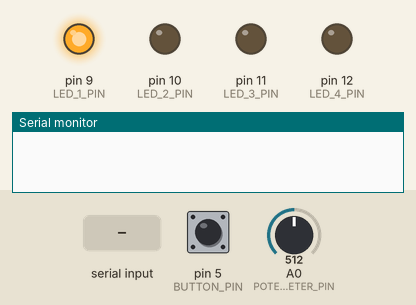
This sketch was run on a simulated Arduino Uno, built with avr-gcc and run on an emulated ATmega328P. Parts: output pins drawn as LEDs (lit = HIGH), the last lines printed to the serial monitor. Inputs (shaded band) come from the test bench; at power-on: A0 (POTENTIOMETER_PIN) = 512, pin 5 (BUTTON_PIN) LOW.

Above: at 1.2 s.
1.3 s: A0 (POTENTIOMETER_PIN) set to 523
At 2.8 s:
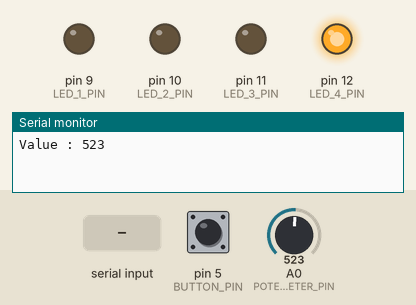
4.3 s: pin 5 (BUTTON_PIN) pulled HIGH for 0.15 s
At 5.4 s:
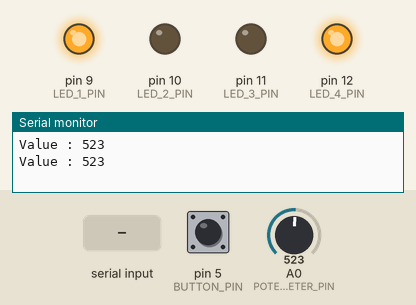
7.3 s: "90,45\n" received over Serial
At 9.1 s:
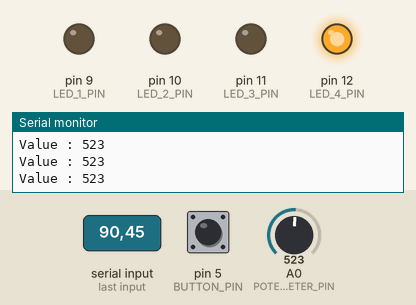
10.3 s: "30,150\n" received over Serial
At 10.7 s:
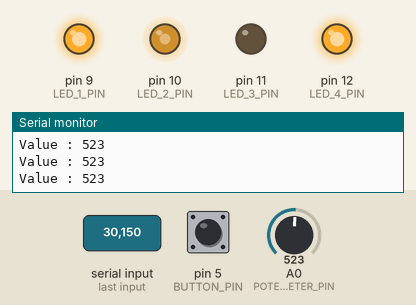
13.3 s: pin 5 (BUTTON_PIN) pulled HIGH for 1 s
At 14.1 s:
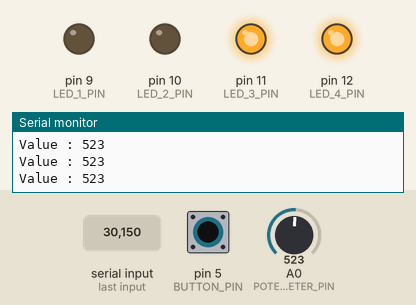
16.3 s: "5\n" received over Serial
At 17.1 s:
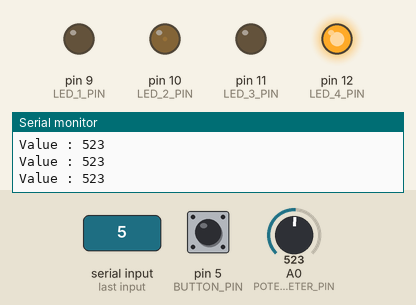
Timing chart, 0 to 20.3 s (numbered marks = the images above; inputs shaded):
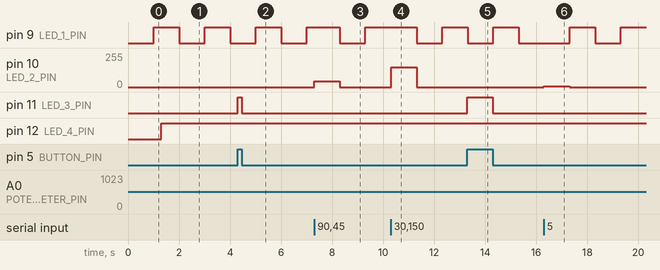

Measured:
- the behaviour switches between 512 and 513 on A0 (POTENTIOMETER_PIN) (found by bisection; images 0 and 1)
- after the input at 1.3 s, pin 12 (LED_4_PIN): LOW → HIGH at once
- after the input at 4.3 s, pin 11 (LED_3_PIN): LOW → HIGH at once, → LOW 0.15 s later
- after the input at 7.3 s, pin 10 (LED_2_PIN): 0/255 → 45/255 at once, → 0/255 1.0 s later
- after the input at 10.3 s, pin 10 (LED_2_PIN): 0/255 → 150/255 at once, → 0/255 1.0 s later
- after the input at 13.3 s, pin 11 (LED_3_PIN): LOW → HIGH at once, → LOW 1.0 s later
- after the input at 16.3 s, pin 10 (LED_2_PIN): 0/255 → 5/255 at once, → 0/255 1.0 s later

The sketch:

arduino_multitasking1.ino
```cpp
// Pines
const int LED_1_PIN = 9;
const int LED_2_PIN = 10;
const int LED_3_PIN = 11;
const int LED_4_PIN = 12;
const int POTENTIOMETER_PIN = A0;
const int BUTTON_PIN = 5;

// Tiempos
unsigned long previousTimeLed1 = 0;
const unsigned long timeIntervalLed1 = 1000;
int ledState1 = LOW;

unsigned long previousTimeSerialPrint = 0;
const unsigned long timeIntervalSerialPrint = 2000;

void setup() {
  Serial.begin(9600);

  pinMode(LED_1_PIN, OUTPUT);
  pinMode(LED_2_PIN, OUTPUT);
  pinMode(LED_3_PIN, OUTPUT);
  pinMode(LED_4_PIN, OUTPUT);
  pinMode(BUTTON_PIN, INPUT);
}

void loop() {
  unsigned long currentTime = millis();

  // LED 1 parpadea
  if (currentTime - previousTimeLed1 > timeIntervalLed1) {
    previousTimeLed1 = currentTime;
    ledState1 = !ledState1;
    digitalWrite(LED_1_PIN, ledState1);
  }

  // Brillo LED 2 con entrada por Serial
  if (Serial.available()) {
    int userInput = Serial.parseInt();
    if (userInput >= 0 && userInput < 256) {
      analogWrite(LED_2_PIN, userInput);
    }
  }

  // LED 3 responde al botón
  digitalWrite(LED_3_PIN, digitalRead(BUTTON_PIN));

  // LED 4 según potenciómetro
  int potValue = analogRead(POTENTIOMETER_PIN);
  digitalWrite(LED_4_PIN, potValue > 512);

  // Imprime el valor del potenciómetro
  if (currentTime - previousTimeSerialPrint > timeIntervalSerialPrint) {
    previousTimeSerialPrint = currentTime;
    Serial.print("Value : ");
    Serial.println(potValue);
  }
}
```
